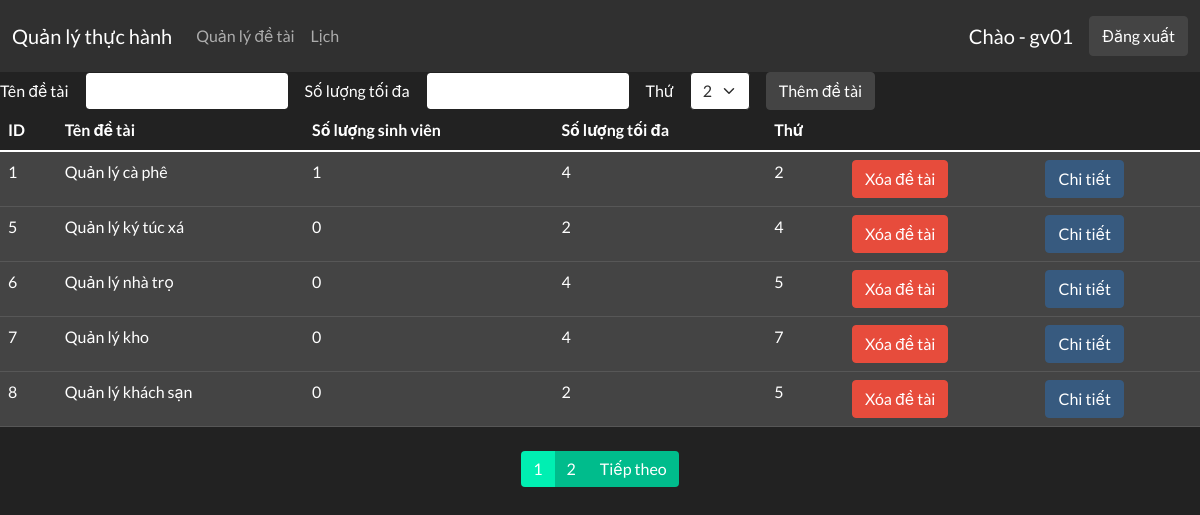
The app's page /index.php (signed in) with its own data.
### tables this page shows
CREATE TABLE IF NOT EXISTS `detai` (
  `id` mediumint(9) NOT NULL AUTO_INCREMENT,
  `tendetai` varchar(30) NOT NULL,
  `soluongsv` tinyint(4) NOT NULL,
  `soluongtoida` tinyint(4) NOT NULL,
  `thu` tinyint(4) NOT NULL,
  `magv` varchar(4) NOT NULL,
  PRIMARY KEY (`id`),
  KEY `magv` (`magv`)
);

### index.php (the view, shortened to what this page needs)
<?php
$conn = mysqli_connect('localhost', 'root', '', 'qlthuchanh') or die('Lỗi kết nối');
mysqli_query($conn, "set names 'utf8'");
$magv = $_SESSION['username'];
?>
<!DOCTYPE html>
<html lang="en">
<head>
    <link rel="stylesheet" href="css/bootstrap.css">
</head>
<body>
    <?php include('header_gv.php') ?>
    <form action="<?php echo $_SERVER['PHP_SELF']; ?>" method="POST">
        <div class="row g-3 align-items-center">
            <div class="col-auto">
                <label for="tendetai" class="col-form-label">Tên đề tài</label>
            </div>
            <div class="col-auto">
                <input type="text" name="tendetai" class="form-control" required>
            </div>
            <div class="col-auto">
                <label for="soluongtoida" class="col-form-label">Số lượng tối đa</label>
            </div>
            <div class="col-auto">
                <input type="text" name="soluongtoida" class="form-control" required>
            </div>
            <div class="col-auto">
                <label for="thu" class="col-form-label">Thứ</label>
            </div>
            <div class="col-auto">
                <select class="form-select" name="thu">
                    <option value="2">2</option>
                </select>
            </div>
            <div class="col-auto">
                <input type="submit" name="them_detai" class="btn btn-secondary" value="Thêm đề tài">
            </div>
        </div>
    </form>
    <table class="table table-hover">
        <thead>
            <tr>
                <th scope="col">ID</th>
                <th scope="col">Tên đề tài</th>
                <th scope="col">Số lượng sinh viên</th>
                <th scope="col">Số lượng tối đa</th>
                <th scope="col">Thứ</th>
                <th scope="col"></th>
                <th scope="col"></th>
            </tr>
        </thead>
        <tbody>
            <?php
            $limit = 5;
            $result = mysqli_query($conn, "select count(id) as total from detai where magv = '$magv'");
            $row = mysqli_fetch_assoc($result);
            $total_records = $row['total'];
            $current_page = isset($_GET['page']) ? $_GET['page'] : 1;
            $total_page = ceil($total_records / $limit);
            $start = ($current_page - 1) * $limit;
            $result = mysqli_query($conn, "SELECT * FROM detai where magv = '$magv' LIMIT $start, $limit");
            while ($row = mysqli_fetch_assoc($result)) {
                echo "<tr class='table-secondary'>";
                echo "<td>" . $row['id'] . "</td>";
                echo "<td>" . $row['tendetai'] . "</td>";
                echo "<td>" . $row['soluongsv'] . "</td>";
                echo "<td>" . $row['soluongtoida'] . "</td>";
                echo "<td>" . $row['thu'] . "</td>";
                echo "<td><a class='btn btn-danger' href='index?deleted=" . $row['id'] . "'>Xóa đề tài</a></td>";
                echo "<td><a class='btn btn-primary' href='info_detai_gv.php?id=" . $row['id'] . "'>Chi tiết</a></td>";
                echo "</tr>";
            }
            ?>
        </tbody>
    </table>
    <div class="m-4">
        <nav>
            <ul class="pagination justify-content-center">
                <?php
                for ($i = 1; $i <= $total_page; $i++) {
                    if ($i == $current_page) {
                        echo '<li class="page-item active"><span class="page-link">' . $i . '</span></li>';
                    } else {
                        echo '<li class="page-item"><a class="page-link" href="index.php?page=' . $i . '">' . $i . '</a></li>';
                    }
                }
                if ($current_page < $total_page && $total_page > 1) {
                    echo '<li class="page-item"><a class="page-link" href="index.php?page=' . ($current_page + 1) . '">Tiếp theo</a></li>';
                }
                ?>
            </ul>
        </nav>
    </div>
</body>
</html>

### records on screen
detai: id "1", tendetai "Quản lý cà phê", soluongsv "1", soluongtoida "4", thu "2"
detai: id "5", tendetai "Quản lý ký túc xá", soluongsv "0", soluongtoida "2", thu "4"
detai: id "6", tendetai "Quản lý nhà trọ", soluongsv "0", soluongtoida "4", thu "5"
detai: id "7", tendetai "Quản lý kho", soluongsv "0", soluongtoida "4", thu "7"
detai: id "8", tendetai "Quản lý khách sạn", soluongsv "0", soluongtoida "2", thu "5"

### other values on screen
$_SESSION['username'] "gv01"
